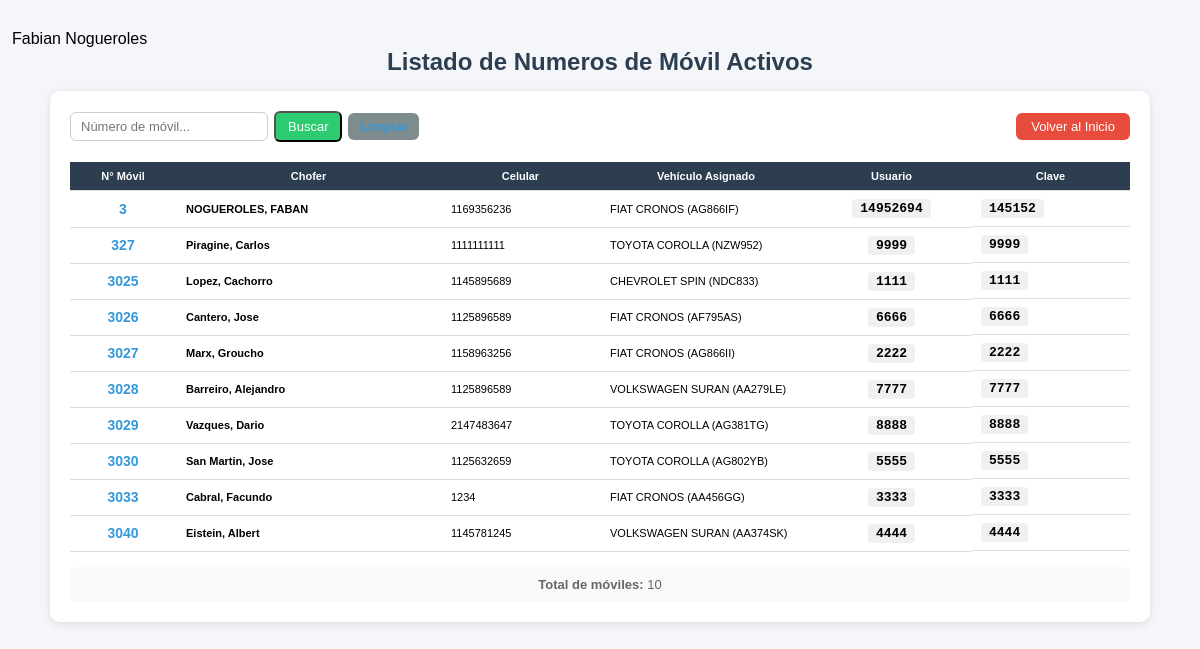
Page /php/00_administracion/num_mov/lista_de_numeros.php (signed in) on the committed database.
### tables this page shows
CREATE TABLE `usuarios` (
  `id` int(4) NOT NULL AUTO_INCREMENT,
  `nombre` varchar(50) NOT NULL,
  `telefono` int(10) NOT NULL,
  `email` varchar(50) NOT NULL,
  `password` varchar(100) NOT NULL,
  `permisos` varchar(15) NOT NULL,
  `estado` varchar(15) NOT NULL,
  `nom_apellido` varchar(50) NOT NULL,
  PRIMARY KEY (`id`)
);

CREATE TABLE `vehiculos` (
  `id` int(11) NOT NULL AUTO_INCREMENT,
  `categoria` varchar(15) NOT NULL,
  `marca` varchar(50) NOT NULL,
  `modelo` varchar(50) NOT NULL,
  `patente` varchar(20) DEFAULT NULL,
  `estado` varchar(20) NOT NULL,
  `color` varchar(20) NOT NULL,
  `tipo` varchar(20) NOT NULL,
  `id_chofer` int(4) DEFAULT NULL,
  PRIMARY KEY (`id`)
);

CREATE TABLE `choferes` (
  `id` int(11) NOT NULL AUTO_INCREMENT,
  `nombre` varchar(100) NOT NULL,
  `apellido` varchar(100) NOT NULL,
  `cel` int(10) NOT NULL,
  `dir` varchar(30) NOT NULL,
  `barrio` varchar(20) NOT NULL,
  `cp` int(4) NOT NULL,
  `movil` int(11) DEFAULT NULL,
  `logeado` tinyint(1) NOT NULL,
  `activo` tinyint(1) NOT NULL,
  `user` int(8) NOT NULL,
  `clave` int(4) NOT NULL,
  PRIMARY KEY (`id`),
  UNIQUE KEY `movil` (`movil`)
);

### funciones/funciones.php (called while the page is built, shortened)
<?php
function nombre_usuario()
{
    $id = $_SESSION['id_usuario'];
    $sql = "SELECT * FROM usuarios WHERE id = :id LIMIT 1";
    $pdo = conexion();
    $stmt = $pdo->prepare($sql);
    $stmt->bindParam(':id', $id, PDO::PARAM_INT);
    $stmt->execute();
    $row = $stmt->fetch(PDO::FETCH_ASSOC);
    return [
        'id' => $id,
        'nombre' => $row['nom_apellido'] ?? ''
    ];
}
function conexion()
{
    $host = 'localhost';
    $db   = 'app_viajes';
    $user = 'root';
    $pass = 'belgrado';
    try {
        $dsn = "mysql:host=$host;dbname=$db;charset=utf8mb4";
        $conn = new PDO($dsn, $user, $pass, [
            PDO::ATTR_ERRMODE => PDO::ERRMODE_EXCEPTION,
            PDO::ATTR_DEFAULT_FETCH_MODE => PDO::FETCH_ASSOC,
            PDO::MYSQL_ATTR_INIT_COMMAND => "SET NAMES utf8mb4"
        ]);
        return $conn;
    } catch (PDOException $e) {
        echo "Error de conexión: " . $e->getMessage();
    }
}
?>
<?php
function obtenerChoferes()
{
    $pdo = conexion();
    $sql = "SELECT c.*, v.patente, v.marca, v.modelo
            FROM choferes c
            LEFT JOIN vehiculos v ON c.id = v.id_chofer
            ORDER BY c.apellido ASC, c.nombre ASC";
    return $pdo->query($sql)->fetchAll(PDO::FETCH_ASSOC);
}

### php/00_administracion/num_mov/lista_de_numeros.php (the view, shortened to what this page needs)
<?php
include_once "../../../funciones/funciones.php";
$usuario = nombre_usuario();
$nombre_usuario = $usuario['nombre'];
$todosLosChoferes = obtenerChoferes();
$moviles = array_filter($todosLosChoferes, function ($c) {
    return !empty($c['movil']);
});
$filtroMovil = trim($_GET['movil_buscar'] ?? '');
usort($moviles, function ($a, $b) {
    return (int)$a['movil'] <=> (int)$b['movil'];
});
?>
<!DOCTYPE html>
<html lang="es">
<head>
    <link rel="stylesheet" href="../../../css/estilos.css">
</head>
<body>
    <div class="container">
        <span <strong><?php echo $nombre_usuario ?></strong></span>
        <h2 class="text-center">Listado de Numeros de Móvil Activos</h2>
        <div class="card" style="max-width: 1100px; margin: 0 auto;">
            <div style="display: flex; justify-content: space-between; align-items: center; margin-bottom: 20px; flex-wrap: wrap; gap: 10px;">
                <form method="GET" class="filtros" style="display:flex; flex-direction:row; gap:6px; align-items:center; margin: 0; flex-wrap:nowrap;">
                    <input type="text" name="movil_buscar" placeholder="Número de móvil..."
                        style="padding:6px 10px; font-size:13px; width:150px;"
                        value="<?php echo htmlspecialchars($filtroMovil); ?>">
                    <button type="submit" class="btn btn-success" style="padding:6px 12px; font-size:13px;">Buscar</button>
                    <a href="lista_de_numeros.php" class="btn btn-gray" style="padding:6px 12px; font-size:13px;">Limpiar</a>
                </form>
                <a href="../../inicio_0.php" class="btn btn-danger" style="padding:6px 15px; font-size:13px;">Volver al Inicio</a>
            </div>
            <div class="col-tabla">
                <table class="table">
                    <thead>
                        <tr>
                            <th style="width: 10%;">N° Móvil</th>
                            <th style="width: 25%;">Chofer</th>
                            <th style="width: 15%;">Celular</th>
                            <th style="width: 20%;">Vehículo Asignado</th>
                            <th style="width: 15%;">Usuario</th>
                            <th style="width: 15%;">Clave</th>
                        </tr>
                    </thead>
                    <tbody>
                        <?php if (count($moviles) > 0): ?>
                            <?php foreach ($moviles as $m): ?>
                                <tr>
                                    <td style="text-align: center;">
                                        <strong style="font-size: 14px; color: var(--primary);">
                                            <?php echo htmlspecialchars($m['movil']); ?>
                                        </strong>
                                    </td>
                                    <td>
                                        <strong><?php echo htmlspecialchars($m['apellido'] . ', ' . $m['nombre']); ?></strong>
                                    </td>
                                    <td>
                                        <?php echo htmlspecialchars($m['cel'] ?? '-'); ?>
                                    </td>
                                    <td>
                                        <?php if (!empty($m['marca'])): ?>
                                            <span><?php echo htmlspecialchars($m['marca'] . ' ' . $m['modelo'] . ' (' . $m['patente'] . ')'); ?></span>
                                        <?php else: ?>
                                            <span class="text-muted" style="font-style: italic;">Sin unidad asignada</span>
                                        <?php endif; ?>
                                    </td>
                                    <td style="text-align: center;">
                                        <?php
                                        $user = $m['user'] ?? '';
                                        if (!empty($user) && $user != 0):
                                        ?>
                                            <span class="user-clave"><?php echo htmlspecialchars($user); ?></span>
                                        <?php else: ?>
                                            <span class="sin-datos">No asignado</span>
                                        <?php endif; ?>
                                    </td>
                                    <td style="text-align: center;">
                                        <?php
                                        $clave = $m['clave'] ?? '';
                                        if (!empty($clave) && $clave != 0):
                                        ?>
                                            <span class="user-clave"><?php echo htmlspecialchars($clave); ?></span>
                                        <?php else: ?>
                                            <span class="sin-datos">No asignada</span>
                                        <?php endif; ?>
                                    </td>
                                </tr>
                            <?php endforeach; ?>
                        <?php endif; ?>
                    </tbody>
                </table>
            </div>
            <div style="margin-top: 15px; padding: 10px; background: #f8f9fa; border-radius: 6px; font-size: 13px; color: #666; text-align: center;">
                <strong>Total de móviles:</strong> <?php echo count($moviles); ?>
            </div>
        </div>
    </div>
</body>
</html>

### css/estilos.css (style rules this page uses)
:root { --primary: #3498db; --success: #2ecc71; --warning: #f1c40f; --danger: #e74c3c; --dark: #2c3e50; --gray: #7f8c8d; --bg: #f4f6f9; }
* { margin: 0; padding: 0; box-sizing: border-box; }
body { font-family: Arial, sans-serif; background: var(--bg); }
.container { width: 98%; max-width: 1400px; margin: 30px auto; }
h2, h3 { margin-bottom: 15px; color: var(--dark); }
.text-center { text-align: center; }
.card { background: #fff; padding: 20px; border-radius: 10px; box-shadow: 0 2px 8px rgba(0,0,0,0.1); }
.filtros { text-align: center; margin-bottom: 15px; }
.filtros a { color: var(--primary); font-weight: bold; text-decoration: none; }
.btn { display: inline-block; padding: 8px 12px; border-radius: 6px; text-decoration: none; color: #fff; font-size: 13px; text-align: center; white-space: nowrap; }
.btn-success { background: var(--success); }
.btn-danger { background: var(--danger); }
.btn-gray { background: var(--gray); }
form { display: flex; flex-direction: column; gap: 10px; }
input, select { padding: 10px; border-radius: 6px; border: 1px solid #ccc; width: 100%; }
.table { width: 100%; border-collapse: collapse; font-size: 11px; }
.table thead { background: var(--dark); color: white; }
.table th, .table td { padding: 6px 4px; border-bottom: 1px solid #ddd; text-align: left; vertical-align: middle; }
.col-tabla { width: 100%; overflow-x: auto; }
.table td:last-child { display: flex; gap: 4px; justify-content: flex-start; align-items: center; }
.filtros input, .filtros select, .filtros button { width: auto !important; }

### php/00_administracion/num_mov/lista_de_numeros.php (style rules this page uses)
.table th, .table td { padding: 8px 10px; vertical-align: middle; }
.table th { text-align: center; }
.text-center { text-align: center; }
.user-clave { font-family: 'Courier New', monospace; font-weight: bold; background: #f0f0f0; padding: 2px 8px; border-radius: 4px; font-size: 13px; }

### rows in the picture
usuarios: nom_apellido "Fabian Nogueroles"
vehiculos: id_chofer.movil "3", id_chofer.nombre "NOGUEROLES, FABAN", id_chofer.cel "1169356236", marca+modelo+patente "FIAT CRONOS (AG866IF)", id_chofer.user "14952694", id_chofer.clave "145152"
vehiculos: id_chofer.movil "327", id_chofer.nombre "Piragine, Carlos", id_chofer.cel "1111111111", marca+modelo+patente "TOYOTA COROLLA (NZW952)", id_chofer.user "9999", id_chofer.clave "9999"
vehiculos: id_chofer.movil "3025", id_chofer.nombre "Lopez, Cachorro", id_chofer.cel "1145895689", marca+modelo+patente "CHEVROLET SPIN (NDC833)", id_chofer.user "1111", id_chofer.clave "1111"
vehiculos: id_chofer.movil "3026", id_chofer.nombre "Cantero, Jose", id_chofer.cel "1125896589", marca+modelo+patente "FIAT CRONOS (AF795AS)", id_chofer.user "6666", id_chofer.clave "6666"
vehiculos: id_chofer.movil "3027", id_chofer.nombre "Marx, Groucho", id_chofer.cel "1158963256", marca+modelo+patente "FIAT CRONOS (AG866II)", id_chofer.user "2222", id_chofer.clave "2222"
vehiculos: id_chofer.movil "3028", id_chofer.nombre "Barreiro, Alejandro", id_chofer.cel "1125896589", marca+modelo+patente "VOLKSWAGEN SURAN (AA279LE)", id_chofer.user "7777", id_chofer.clave "7777"
vehiculos: id_chofer.movil "3029", id_chofer.nombre "Vazques, Dario", id_chofer.cel "2147483647", marca+modelo+patente "TOYOTA COROLLA (AG381TG)", id_chofer.user "8888", id_chofer.clave "8888"
vehiculos: id_chofer.movil "3030", id_chofer.nombre "San Martin, Jose", id_chofer.cel "1125632659", marca+modelo+patente "TOYOTA COROLLA (AG802YB)", id_chofer.user "5555", id_chofer.clave "5555"
vehiculos: id_chofer.movil "3033", id_chofer.nombre "Cabral, Facundo", id_chofer.cel "1234", marca+modelo+patente "FIAT CRONOS (AA456GG)", id_chofer.user "3333", id_chofer.clave "3333"
vehiculos: id_chofer.movil "3040", id_chofer.nombre "Eistein, Albert", id_chofer.cel "1145781245", marca+modelo+patente "VOLKSWAGEN SURAN (AA374SK)", id_chofer.user "4444", id_chofer.clave "4444"

### other values in the picture
count($moviles) "10"
